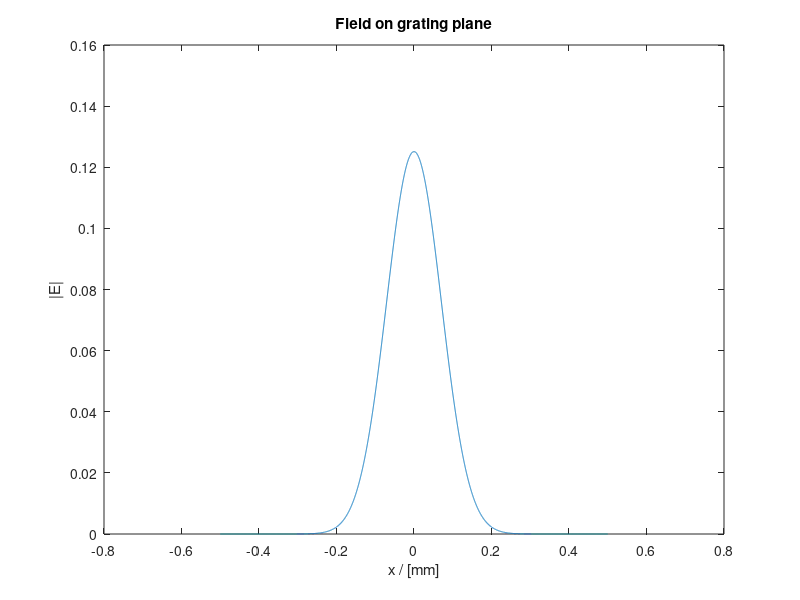

This figure's MATLAB source: (Note: this script raises an error after producing the figure.)
%% Efficiency of an atom trap by beam tracing method
% Refer to the beam tracing method of derivation of the analytic solution.
% By using the mentioned solution, the efficiency is estimated.

%% Device specification
% Indices [1]
n_air   = 1;
n_clad  = 1.4555;
n_core  = 1.4608;
n_eff   = 1.4635;
dn_g    = 5e-3;

% Heights of the layers [m]
h_clad  = 15e-6;
h_core  = 5e-6;

%% Target specification
lam     = 780e-9;

% distance from the top of the glass.
dist    = 5e-3;

% grating length
len_g   = 2e-3;

%% Specification for environments
% Wavenumbers
k0      = 2*pi*n_air    /   lam;
k0_clad = 2*pi*n_clad   /   lam;
k0_core = 2*pi*n_core   /   lam;

%% Focussed beam feature
% Define grid points
L_x     = 1e-3;   
Nx      = 2^13; 
dx      = L_x / Nx;
x       = (-Nx/2:Nx/2-1)' * dx;
y_focus = dist;

% rotated frame
phi     = 0*pi/180;
x_focus = dist*tan(phi);
x_rot   = (x - x_focus)*cos(phi) - (0 - y_focus)*sin(phi);
y_rot   = (x - x_focus)*sin(phi) + (0 - y_focus)*cos(phi);

% Waist on the surface of the glass
w       = .1e-3;

% Rayleigh range(1)
temp_b  = pi*n_air*w^2/lam;
y_R     = .5*( temp_b - sqrt(temp_b^2 - 4*y_focus^2) );

% beam waist(1)
w_0     = real(sqrt( y_R * lam / (pi * n_air) ));
w_rot   = w_0*sqrt(1 + (y_rot./y_R).^2);

% Radius of curvature(y)
R       = y_rot + y_R.^2./y_rot;

% Gouy phase
eta     = atan(y_rot./y_R);
q_inv   = 1./R - 1i*lam./(n_air*pi*w_rot.^2);


% Gaussian beam on the surface of the glass
E      = w_0./w_rot .*exp( -1i*(k0.*y_rot - eta) -1i*k0 * x_rot.^2 .* q_inv/2 );
%%
% checking the shape
figure(1)
plot(x*1e3, abs(E))
xlabel('x / [mm]')
ylabel('|E|')
title('Field on grating plane')

%% Propagation onto the grating plane
k       = linspace(-pi, pi, length(x) )'./(x(2) - x(1));
fprintf('y_R    = %3.3f [mm]\n', mean(y_R)*1e3)
fprintf('w_0    = %3.3f [mm]\n', mean(w_0)*1e3)
fprintf('w_1    = %3.3f [mm]\n', mean(w)*1e3)
fprintf('L_g    = %3.3f [mm]\n', len_g*1e3)

% central frequency to adjust the resolution in fourier space as max(k) >
% wavenumbers, k's.

k_cen   = k0*sin(phi);
E       = E .* exp(1i*k_cen*x);

%%
fprintf('--------------------------------------------------------------\n')
fprintf('Checking for limits of central wavenumber\n')
k_t     = k - k_cen;
fprintf('min(k_t) = %3.3e\n',   min(k_t))
fprintf('k_cen    = %3.3e\n',   - k0*sin(phi))
fprintf('max(k_t) = %3.3e\n',   max(k_t))
fprintf('--------------------------------------------------------------\n')

ky_air  = real( sqrt(k0^2 - k_t.^2) );
ky_clad = real( sqrt(k0_clad^2 - k_t.^2) );
ky_core = real( sqrt(k0_core^2 - k_t.^2) );

%% Propagation onto the target location
phase_air   = asin(k_t/(n_air*k0));
phase_clad  = asin(k_t/(n_clad*k0));
phase_core  = asin(k_t/(n_core*k0));

Ek      = fftshift( fft( fftshift(E) ) );
Ek_grat = exp(-1i*ky_core*h_core/2).*Ek;
Ek_grat = apply_Fresnel(Ek_grat, phase_core, phase_clad, n_core, n_clad, 's');
Ek_grat = exp(-1i*ky_clad*h_clad).*Ek_grat;
Ek_grat = apply_Fresnel(Ek_grat, phase_clad, phase_air, n_clad, n_air, 's');

E_surf  = fftshift(  ifft( fftshift(Ek_grat) )  );

figure(2)
plot(x*1e3, abs(E_surf))
xlabel('x / [mm]')
ylabel('|E|')
title('Field on surface')

Ek_tar  = exp(-1i*ky_air*dist).* Ek_grat;

E_shifted  = fftshift(  ifft( fftshift(Ek_grat) )  );
E_tar  = E_shifted .* exp(-1i*k_cen*x);

figure(3)
plot(x*1e3, abs(E_tar))
xlabel('x / [mm]')
ylabel('|E|')
title('Field on target')

%%
y       = linspace(0, 1.1*dist, 500);
Ek_pro  = exp(-1i*ky_air*y).*(Ek_tar*ones(size(y)));
E_pro   = fftshift(  ifft( fftshift(Ek_pro,1) ),1  ) .* (exp(-1i*k_cen*x) * ones(size(y)));

%%
figure(4); clf;
pcolor(x*1e3, y*1e3, abs(E_pro)')
xlabel('x / [mm]')
ylabel('y / [mm]')
shading flat
colorbar
xlim([-.15 .15])
set(gca, 'FontSize', 16);

e_norm = abs(E_pro)';
save('data/prop_data.mat', 'x', 'y', 'e_norm');
